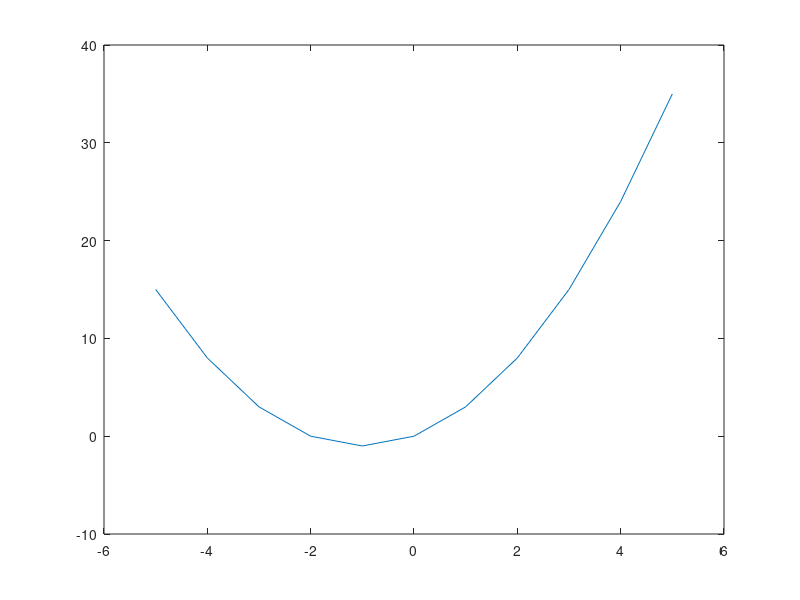

This chart was generated by the following MATLAB code:
clear
clc

% misalkan y = x^2 + 2x
% misalkan x = -5:5

x = -5:5;
y = [];

for i = 1:length (x)
    y(i) = x(i)^2 + 2*x(i);
end

plot (x,y)